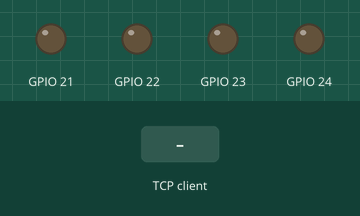
Recording of a program running on a simulated Raspberry Pi (BCM pin numbers). Shown: output pins drawn as LEDs (lit = HIGH). The test bench sets the inputs (shaded band). One TCP client connects 1 s after the port opens and stays connected; what the program prints to the terminal is not drawn.

Above: at 1.2 s.
1.3 s: the TCP client sends "w"
At 2.5 s:
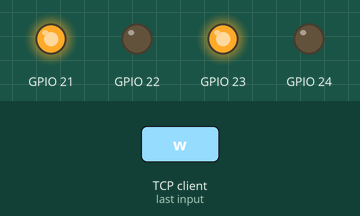
2.8 s: the TCP client sends "wa"
At 3.6 s:
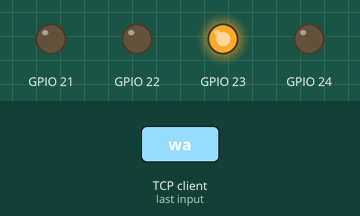
4.3 s: the TCP client sends "wd"
At 4.8 s:
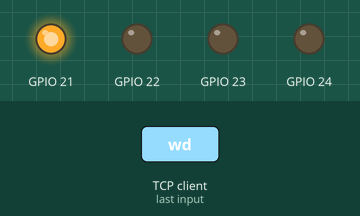
5.8 s: the TCP client sends "s"
At 7.0 s:
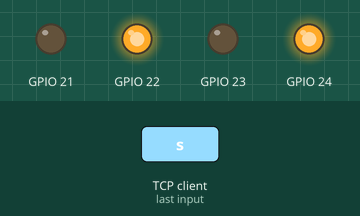
7.3 s: the TCP client sends "sa"
At 8.2 s:
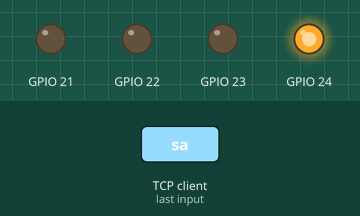
8.8 s: the TCP client sends "sd"
At 9.4 s:
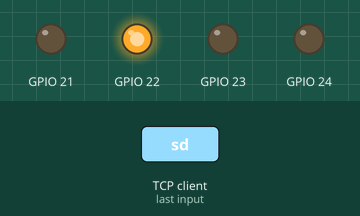
Timing chart, 0 to 11.3 s (numbered marks = the images above; inputs shaded):
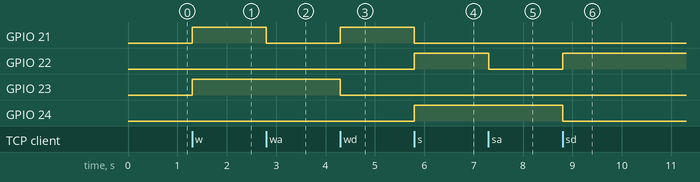

Measured:
- after the input at 1.3 s, GPIO 21, GPIO 23: LOW → HIGH at once
- after the input at 2.8 s, GPIO 21: HIGH → LOW at once
- after the input at 4.3 s, GPIO 21: LOW → HIGH at once; GPIO 23: HIGH → LOW at once
- after the input at 5.8 s, GPIO 21: HIGH → LOW at once; GPIO 22, GPIO 24: LOW → HIGH at once
- after the input at 7.3 s, GPIO 22: HIGH → LOW at once
- after the input at 8.8 s, GPIO 22: LOW → HIGH at once; GPIO 24: HIGH → LOW at once

The program:

control.py
```python
# 导入socket模块
import socket
from carMove import CarMove

IMAGESIZE = 921600
IMAGEWIDTH = 640
IMAFEHEIGHT = 480
FRAMELENGTH = 1024
LEFTTIME = 0.2136
RIGHTTIME = 0.1461
LEFTTIME_MC = 0.0712
RIGHTTIME_MC = 0.0487
if __name__ == '__main__':

    car = CarMove()

    tcp_server = socket.socket(socket.AF_INET, socket.SOCK_STREAM)

    tcp_server.setsockopt(socket.SOL_SOCKET, socket.SO_REUSEADDR, True)

    tcp_server.bind(("192.168.43.230", 10000))

    tcp_server.listen(128)

    tcp_client, tcp_client_address = tcp_server.accept()

    print("客户端的ip地址和端口号:", tcp_client_address)
    while True:
        recv_data = tcp_client.recv(1024)

        status = recv_data.decode(encoding="utf-8")
        print("接收客户端的数据为:", status)
        if status == "w":
            car.front()
        elif status == "wa":
            car.rightFront()
        elif status == "wd":
            car.leftFront()
        elif status == "s":
            car.rear()
        elif status == "sa":
            car.rightRear()
        elif status == "sd":
            car.leftRear()
        elif status == "p":
            car.setup()
        elif status == "rightrotate":
            car.leftTime(LEFTTIME)
        elif status == "leftrotate":
            car.rightTime(RIGHTTIME)
        elif status == "rmc":
            car.leftTime(LEFTTIME_MC)
        elif status == "lmc":
            car.rightTime(RIGHTTIME_MC)
```

carMove.py
```python
import RPi.GPIO as GPIO
import time
import sys


# 定义Car类
class CarMove(object):
    def __init__(self):
        self.inx_pin = [21, 22, 23, 24]
        # self.inx_pin是控制端in的pin
        self.RightAhead_pin = self.inx_pin[0]
        self.RightBack_pin = self.inx_pin[1]
        self.LeftAhead_pin = self.inx_pin[2]
        self.LeftBack_pin = self.inx_pin[3]
        # 分别是右轮前进，右轮退后，左轮前进，左轮退后的pin
        self.setup()

    # setup函数初始化端口
    def setup(self):
        print("begin setup ena enb pin")
        GPIO.setmode(GPIO.BCM)
        GPIO.setwarnings(False)
        # 初始化使能端pin，设置成高电平
        pin = None
        for pin in self.inx_pin:
            GPIO.setup(pin, GPIO.OUT)
            GPIO.output(pin, GPIO.LOW)
        # 初始化控制端pin，设置成低电平
        print("setup ena enb pin over")

    # fornt函数，小车前进
    def front(self):
        self.setup()
        GPIO.output(self.RightAhead_pin, GPIO.HIGH)
        GPIO.output(self.LeftAhead_pin, GPIO.HIGH)

    # 小车前进维持times
    def frontTime(self, times):
        self.setup()
        GPIO.output(self.RightAhead_pin, GPIO.HIGH)
        GPIO.output(self.LeftAhead_pin, GPIO.HIGH)
        time.sleep(times)
        self.setup()

    # leftFront函数，小车左拐弯
    def leftFront(self):
        self.setup()
        GPIO.output(self.RightAhead_pin, GPIO.HIGH)

    # 小车左拐弯持续times
    def leftTime(self, times):
        self.setup()
        GPIO.output(self.RightAhead_pin, GPIO.HIGH)
        time.sleep(times)
        self.setup()

    # rightFront函数，小车右拐弯
    def rightFront(self):
        self.setup()
        GPIO.output(self.LeftAhead_pin, GPIO.HIGH)

    # 小车右拐弯持续times
    def rightTime(self, times):
        self.setup()
        GPIO.output(self.LeftAhead_pin, GPIO.HIGH)
        time.sleep(times)
        self.setup()

    # rear函数，小车后退
    def rear(self):
        self.setup()
        GPIO.output(self.RightBack_pin, GPIO.HIGH)
        GPIO.output(self.LeftBack_pin, GPIO.HIGH)

    def rearTime(self, times):
        self.setup()
        GPIO.output(self.RightBack_pin, GPIO.HIGH)
        GPIO.output(self.LeftBack_pin, GPIO.HIGH)
        time.sleep(times)
        self.setup()

    # leftRear函数，小车左退
    def leftRear(self):
        self.setup()
        GPIO.output(self.RightBack_pin, GPIO.HIGH)

    def leftRearTimes(self, times):
        self.setup()
        GPIO.output(self.RightBack_pin, GPIO.HIGH)
        time.sleep(times)
        self.setup()

    # rightRear函数，小车右退
    def rightRear(self):
        self.setup()
        GPIO.output(self.LeftBack_pin, GPIO.HIGH)

    def rightRearTimes(self, times):
        self.setup()
        GPIO.output(self.LeftBack_pin, GPIO.HIGH)
        time.sleep(times)
        self.setup()


if __name__ == "__main__":
    car = CarMove()

    while True:
        car.leftTime(0.2136)
        time.sleep(1)
```
